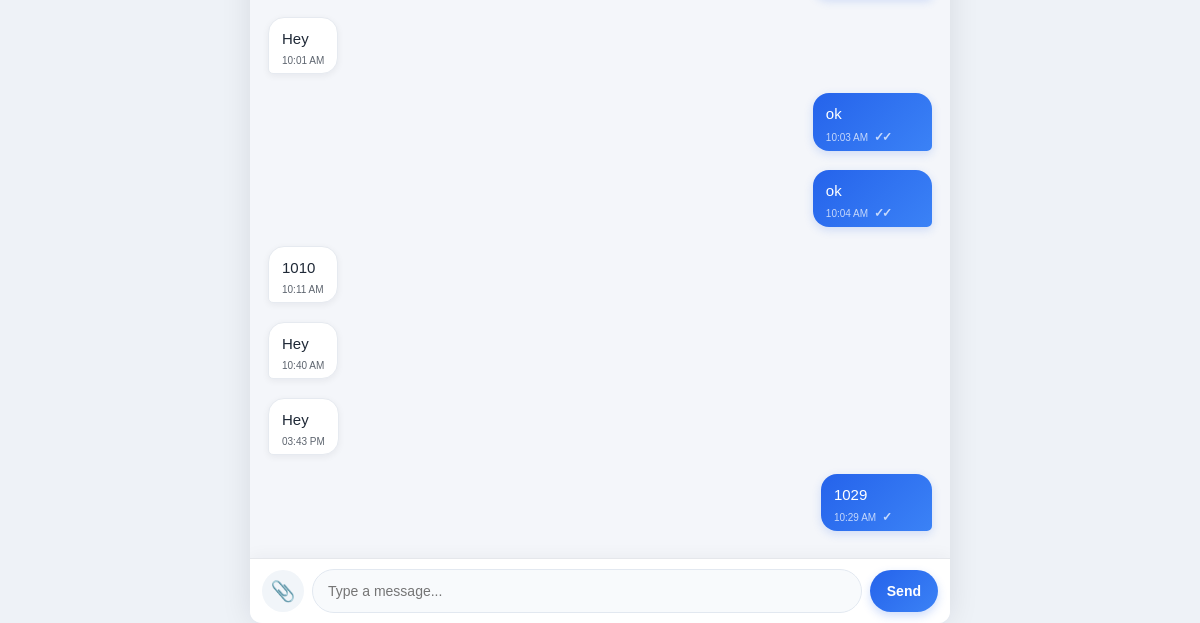
/chat/1 (signed in, lower part), run on an earlier commit of the app's database.
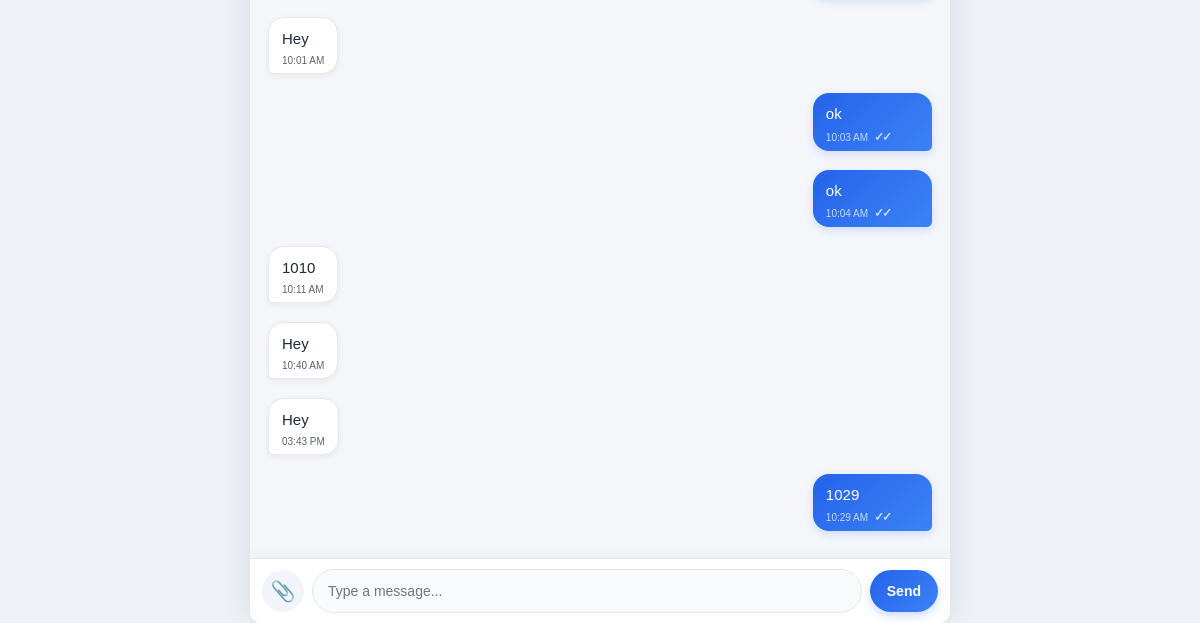
And on a later commit of the database.
### app.py (models this page shows)
class Message(db.Model):
    id = db.Column(
        db.Integer,
        primary_key=True
    )
    conversation_id = db.Column(
        db.Integer,
        db.ForeignKey("conversation.id"),
        nullable=False
    )
    sender_id = db.Column(
        db.Integer,
        db.ForeignKey("user.id"),
        nullable=False
    )
    body = db.Column(
        db.Text,
        nullable=False,
        default=""
    )
    created_at = db.Column(
        db.DateTime,
        default=lambda:
            datetime.utcnow()
            + timedelta(
                hours=5,
                minutes=30
            )
    )
    is_read = db.Column(
        db.Boolean,
        default=False,
        nullable=False
    )
    message_type = db.Column(
        db.String(20),
        default="text",
        nullable=False
    )
    file_name = db.Column(
        db.String(255),
        nullable=True
    )
    file_path = db.Column(
        db.String(500),
        nullable=True
    )

### app.py (the view, shortened to what this page needs)
@app.route(
    "/chat/<int:user_id>",
    methods=["GET", "POST"]
)
def chat(user_id):
    if "user_id" not in session:
        return redirect(
            url_for("login")
        )
    current_user_id = session[
        "user_id"
    ]
    if current_user_id == user_id:
        return "You cannot chat with yourself!"
    other_user = User.query.get_or_404(
        user_id
    )
    conversation = Conversation.query.filter(
        (
            (Conversation.user1_id ==
                current_user_id)
            &
            (Conversation.user2_id ==
                user_id)
        )
        |
        (
            (Conversation.user1_id ==
                user_id)
            &
            (Conversation.user2_id ==
                current_user_id)
        )
    ).first()
    deleted_message_ids = [
        deleted.message_id
        for deleted in DeletedMessage.query.filter_by(
            user_id=current_user_id
        ).all()
    ]
    messages = Message.query.filter(
        Message.conversation_id == conversation.id,
        ~Message.id.in_(deleted_message_ids)
    ).order_by(
        Message.created_at.asc()
    ).all()
    current_user = User.query.get(
        current_user_id
    )
    return render_template(
        "chat.html",
        current_user=
            current_user,
        other_user=
            other_user,
        messages=
            messages,
        conversation=
            conversation
    )

### templates/chat.html (shortened to what this page needs)
<!DOCTYPE html>
<html lang="en">
<head>
<link rel="stylesheet"
      href="{{ url_for('static', filename='style.css') }}">
</head>
<body>
<div class="chat-container">
<div
    class="messages"
    id="messages"
>
{% for message in messages %}
<div
    class="message-wrapper
    {% if message.sender_id == current_user.id %}
        my-wrapper
    {% else %}
        other-wrapper
    {% endif %}"
>
{% if message.sender_id == current_user.id %}
<div
    class="message my-message"
    data-message-id="{{ message.id }}"
>
{% if message.message_type == "image" %}
    <div class="attachment-message">
        <img
            src="{{ url_for('uploaded_file', filename=message.file_path) }}"
            class="attachment-image"
            alt="{{ message.file_name }}"
        >
    </div>
{% else %}
    <p>
        {{ message.body }}
    </p>
{% endif %}
<small>
    {{ message.created_at.strftime('%I:%M %p') }}
    <span class="read-status">
        {% if message.is_read %}
            ✓✓
        {% else %}
            ✓
        {% endif %}
    </span>
</small>
</div>
{% else %}
<div
    class="message other-message"
    data-message-id="{{ message.id }}"
>
{% if message.message_type == "image" %}
    <div class="attachment-message">
        <img
            src="{{ url_for('uploaded_file', filename=message.file_path) }}"
            class="attachment-image"
            alt="{{ message.file_name }}"
        >
    </div>
{% else %}
    <p>
        {{ message.body }}
    </p>
{% endif %}
<small>
    {{ message.created_at.strftime('%I:%M %p') }}
</small>
</div>
{% endif %}
</div>
{% endfor %}
</div>
<form
    id="messageForm"
    class="message-form"
>
    <label
        for="fileInput"
        class="attachment-label"
        title="Attach file"
    >
        📎
    </label>
    <input
        type="text"
        id="messageInput"
        placeholder="Type a message..."
        autocomplete="off"
    >
    <button type="submit">
        Send
    </button>
</form>
</div>
</body>
</html>

What changed in the data, as far as the page shows it:
changed Message "10:29 AM": is_read "✓" → "✓✓"
